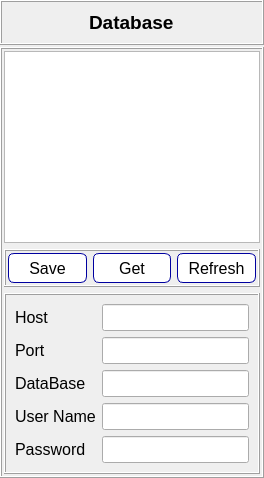
             <widget class="QWidget" name="SW_DataBase">
              <layout class="QVBoxLayout" name="verticalLayout_14">
               <property name="spacing">
                <number>2</number>
               </property>
               <property name="leftMargin">
                <number>0</number>
               </property>
               <property name="topMargin">
                <number>0</number>
               </property>
               <property name="rightMargin">
                <number>0</number>
               </property>
               <property name="bottomMargin">
                <number>0</number>
               </property>
               <item alignment="Qt::AlignTop">
                <widget class="QFrame" name="frame_18">
                 <property name="minimumSize">
                  <size>
                   <width>0</width>
                   <height>40</height>
                  </size>
                 </property>
                 <property name="frameShape">
                  <enum>QFrame::Box</enum>
                 </property>
                 <property name="frameShadow">
                  <enum>QFrame::Raised</enum>
                 </property>
                 <layout class="QVBoxLayout" name="verticalLayout_35">
                  <item alignment="Qt::AlignHCenter">
                   <widget class="QLabel" name="label_8">
                    <property name="font">
                     <font>
                      <pointsize>14</pointsize>
                      <weight>75</weight>
                      <bold>true</bold>
                     </font>
                    </property>
                    <property name="text">
                     <string>Database</string>
                    </property>
                   </widget>
                  </item>
                 </layout>
                </widget>
               </item>
               <item>
                <widget class="QFrame" name="frame_20">
                 <property name="sizePolicy">
                  <sizepolicy hsizetype="Preferred" vsizetype="Expanding">
                   <horstretch>0</horstretch>
                   <verstretch>0</verstretch>
                  </sizepolicy>
                 </property>
                 <property name="frameShape">
                  <enum>QFrame::Box</enum>
                 </property>
                 <property name="frameShadow">
                  <enum>QFrame::Raised</enum>
                 </property>
                 <layout class="QVBoxLayout" name="verticalLayout_38">
                  <property name="leftMargin">
                   <number>2</number>
                  </property>
                  <property name="topMargin">
                   <number>2</number>
                  </property>
                  <property name="rightMargin">
                   <number>2</number>
                  </property>
                  <property name="bottomMargin">
                   <number>2</number>
                  </property>
                  <item>
                   <widget class="QTableWidget" name="tableWidget_4"/>
                  </item>
                  <item>
                   <widget class="QFrame" name="frame_22">
                    <property name="frameShape">
                     <enum>QFrame::Box</enum>
                    </property>
                    <property name="frameShadow">
                     <enum>QFrame::Raised</enum>
                    </property>
                    <layout class="QHBoxLayout" name="horizontalLayout">
                     <property name="leftMargin">
                      <number>2</number>
                     </property>
                     <property name="topMargin">
                      <number>2</number>
                     </property>
                     <property name="rightMargin">
                      <number>2</number>
                     </property>
                     <property name="bottomMargin">
                      <number>2</number>
                     </property>
                     <item>
                      <widget class="QPushButton" name="PB_Save">
                       <property name="minimumSize">
                        <size>
                         <width>0</width>
                         <height>30</height>
                        </size>
                       </property>
                       <property name="font">
                        <font>
                         <family>Arial</family>
                         <pointsize>12</pointsize>
                         <weight>50</weight>
                         <bold>false</bold>
                        </font>
                       </property>
                       <property name="styleSheet">
                        <string notr="true">QPushButton
					{
                       border: 1px solid rgb(0,0,160);	
					 border-radius : 6px;
	background-color: rgb(255, 255, 255);
						
					}
 					 QPushButton:hover{
			
                 	background-color:  rgb(246, 255, 187);
	                                  
}

QPushButton:pressed{
  background-color :rgb(246, 255, 187);
}
</string>
                       </property>
                       <property name="text">
                        <string>Save</string>
                       </property>
                      </widget>
                     </item>
                     <item>
                      <widget class="QPushButton" name="PB_Get">
                       <property name="minimumSize">
                        <size>
                         <width>0</width>
                         <height>30</height>
                        </size>
                       </property>
                       <property name="font">
                        <font>
                         <family>Arial</family>
                         <pointsize>12</pointsize>
                         <weight>50</weight>
                         <bold>false</bold>
                        </font>
                       </property>
                       <property name="styleSheet">
                        <string notr="true">QPushButton
					{
                       border: 1px solid rgb(0,0,160);	
					 border-radius : 6px;
	background-color: rgb(255, 255, 255);
						
					}
 					 QPushButton:hover{
			
                 	background-color:  rgb(246, 255, 187);
	                                  
}

QPushButton:pressed{
  background-color :rgb(246, 255, 187);
}
</string>
                       </property>
                       <property name="text">
                        <string>Get</string>
                       </property>
                      </widget>
                     </item>
                     <item>
                      <widget class="QPushButton" name="PB_Refresh">
                       <property name="minimumSize">
                        <size>
                         <width>0</width>
                         <height>30</height>
                        </size>
                       </property>
                       <property name="font">
                        <font>
                         <family>Arial</family>
                         <pointsize>12</pointsize>
                         <weight>50</weight>
                         <bold>false</bold>
                        </font>
                       </property>
                       <property name="styleSheet">
                        <string notr="true">QPushButton
					{
                       border: 1px solid rgb(0,0,160);	
					 border-radius : 6px;
	background-color: rgb(255, 255, 255);
						
					}
 					 QPushButton:hover{
			
                 	background-color:  rgb(246, 255, 187);
	                                  
}

QPushButton:pressed{
  background-color :rgb(246, 255, 187);
}
</string>
                       </property>
                       <property name="text">
                        <string>Refresh</string>
                       </property>
                      </widget>
                     </item>
                    </layout>
                   </widget>
                  </item>
                  <item>
                   <widget class="QFrame" name="frame_23">
                    <property name="frameShape">
                     <enum>QFrame::Box</enum>
                    </property>
                    <property name="frameShadow">
                     <enum>QFrame::Raised</enum>
                    </property>
                    <layout class="QGridLayout" name="gridLayout_13">
                     <item row="0" column="0">
                      <widget class="QLabel" name="label_14">
                       <property name="font">
                        <font>
                         <pointsize>12</pointsize>
                        </font>
                       </property>
                       <property name="text">
                        <string>Host</string>
                       </property>
                      </widget>
                     </item>
                     <item row="0" column="1">
                      <widget class="QLineEdit" name="LE_Host">
                       <property name="minimumSize">
                        <size>
                         <width>0</width>
                         <height>25</height>
                        </size>
                       </property>
                       <property name="font">
                        <font>
                         <family>Arial</family>
                         <pointsize>12</pointsize>
                        </font>
                       </property>
                      </widget>
                     </item>
                     <item row="1" column="0">
                      <widget class="QLabel" name="label_19">
                       <property name="font">
                        <font>
                         <pointsize>12</pointsize>
                        </font>
                       </property>
                       <property name="text">
                        <string>Port</string>
                       </property>
                      </widget>
                     </item>
                     <item row="1" column="1">
                      <widget class="QLineEdit" name="LE_Port">
                       <property name="minimumSize">
                        <size>
                         <width>0</width>
                         <height>25</height>
                        </size>
                       </property>
                       <property name="font">
                        <font>
                         <family>Arial</family>
                         <pointsize>12</pointsize>
                        </font>
                       </property>
                      </widget>
                     </item>
                     <item row="2" column="0">
                      <widget class="QLabel" name="label_20">
                       <property name="font">
                        <font>
                         <pointsize>12</pointsize>
                        </font>
                       </property>
                       <property name="text">
                        <string>DataBase</string>
                       </property>
                      </widget>
                     </item>
                     <item row="2" column="1">
                      <widget class="QLineEdit" name="LE_Database">
                       <property name="minimumSize">
                        <size>
                         <width>0</width>
                         <height>25</height>
                        </size>
                       </property>
                       <property name="font">
                        <font>
                         <family>Arial</family>
                         <pointsize>12</pointsize>
                        </font>
                       </property>
                      </widget>
                     </item>
                     <item row="3" column="0">
                      <widget class="QLabel" name="label_21">
                       <property name="font">
                        <font>
                         <pointsize>12</pointsize>
                        </font>
                       </property>
                       <property name="text">
                        <string>User Name</string>
                       </property>
                      </widget>
                     </item>
                     <item row="3" column="1">
                      <widget class="QLineEdit" name="LE_Username">
                       <property name="minimumSize">
                        <size>
                         <width>0</width>
                         <height>25</height>
                        </size>
                       </property>
                       <property name="font">
                        <font>
                         <family>Arial</family>
                         <pointsize>12</pointsize>
                        </font>
                       </property>
                      </widget>
                     </item>
                     <item row="4" column="0">
                      <widget class="QLabel" name="label_22">
                       <property name="font">
                        <font>
                         <pointsize>12</pointsize>
                        </font>
                       </property>
                       <property name="text">
                        <string>Password</string>
                       </property>
                      </widget>
                     </item>
                     <item row="4" column="1">
                      <widget class="QLineEdit" name="LE_Password">
                       <property name="minimumSize">
                        <size>
                         <width>0</width>
                         <height>25</height>
                        </size>
                       </property>
                       <property name="font">
                        <font>
                         <family>Arial</family>
                         <pointsize>12</pointsize>
                        </font>
                       </property>
                      </widget>
                     </item>
                    </layout>
                   </widget>
                  </item>
                 </layout>
                </widget>
               </item>
              </layout>
             </widget>
